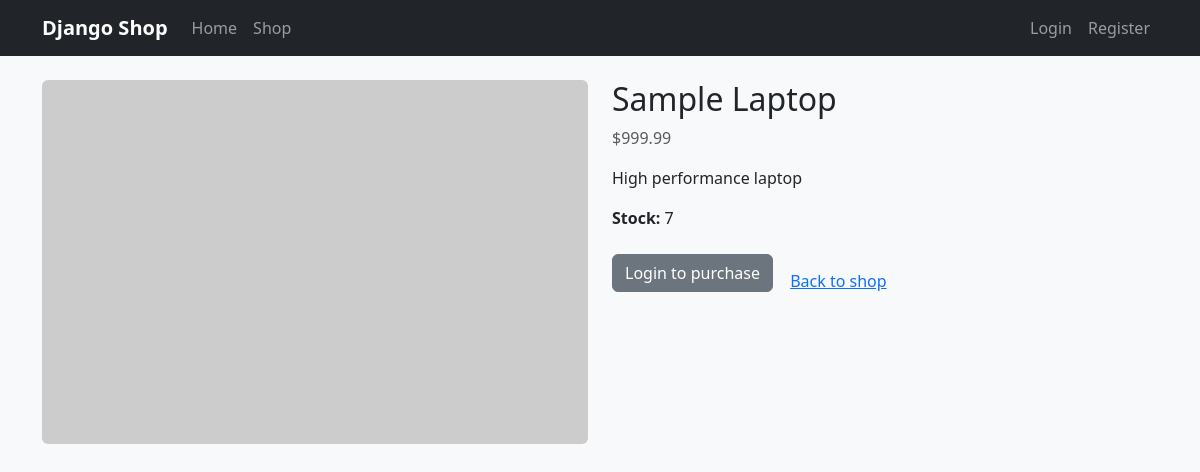
The app's page /products/sample-laptop/ with its own data.
### apps/products/models.py (models this page shows, shortened)
class Product(models.Model):
    name = models.CharField(max_length=255)
    slug = models.SlugField(max_length=255, unique=True)
    description = models.TextField(blank=True)
    price = models.DecimalField(max_digits=10, decimal_places=2)
    image = models.ImageField(upload_to="products/", blank=True, null=True)
    stock = models.PositiveIntegerField(default=0)
    is_active = models.BooleanField(default=True)
    created_at = models.DateTimeField(auto_now_add=True)
    updated_at = models.DateTimeField(auto_now=True)
    class Meta:
        ordering = ["name"]

### apps/products/views.py (the view)
# urls.py: path("products/<slug:slug>/", ProductDetailView.as_view(), name="product_detail"),
class ProductDetailView(DetailView):
    template_name = "products/product_detail.html"
    context_object_name = "product"
    slug_field = "slug"
    slug_url_kwarg = "slug"
    queryset = Product.objects.filter(is_active=True)

### apps/cart/context_processors.py (called while the page is built)
def cart_item_count(request: HttpRequest) -> dict[str, int]:
    if request.user.is_authenticated:
        return {"cart_item_count": request.user.cart_items.count()}
    return {"cart_item_count": 0}

### templates/products/product_detail.html (shortened to what this page needs)
{% extends "base.html" %}
{% block content %}
<div class="row">
    <div class="col-md-6">
        {% if product.image %}
            <img src="{{ product.image.url }}" class="img-fluid rounded" alt="{{ product.name }}">
        {% else %}
            <img src="https://via.placeholder.com/600x400?text=No+Image" class="img-fluid rounded" alt="{{ product.name }}">
        {% endif %}
    </div>
    <div class="col-md-6">
        <h2>{{ product.name }}</h2>
    <p class="text-muted">${{ product.price|floatformat:2 }}</p>
        <p>{{ product.description }}</p>
        <p><strong>Stock:</strong> {% if product.stock > 0 %}{{ product.stock }}{% else %}<span class="text-danger">Out of stock</span>{% endif %}</p>
        {% if user.is_authenticated %}
            <form method="post" action="{% url 'cart:add' product.slug %}" class="row g-2 align-items-end">
                {% csrf_token %}
                <div class="col-auto">
                    <label for="quantity" class="form-label">Quantity</label>
                    <input type="number" min="1" max="{{ product.stock }}" value="1" class="form-control" name="quantity" id="quantity" {% if product.stock == 0 %}disabled{% endif %}>
                </div>
                <div class="col-auto">
                    <button type="submit" class="btn btn-primary" {% if product.stock == 0 %}disabled{% endif %}>Add to Cart</button>
                </div>
            </form>
        {% else %}
            <a href="{% url 'users:login' %}" class="btn btn-secondary">Login to purchase</a>
        {% endif %}
        <a href="{% url 'products:product_list' %}" class="btn btn-link mt-3">Back to shop</a>
    </div>
</div>
{% endblock %}

### static/css/style.css (style rules this page uses)
body { background-color: #f8f9fa; }

### records on screen
Product: name "Sample Laptop", price "999.99", description "High performance laptop", stock "7"
